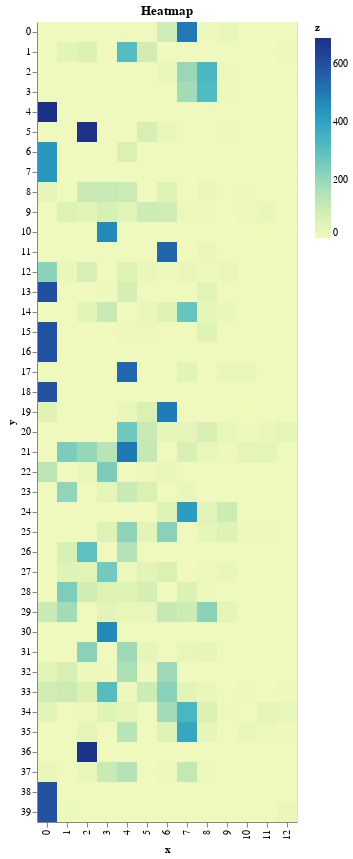

Notebook source saved alongside this figure:
### Code cell
import altair as alt
import numpy as np
import pandas as pd

keyword = keyword_citation_data.values

# Compute x^2 + y^2 across a 2D grid
year, y = np.meshgrid(range(0, 13), range(0, keyword_citation_data.index.size))
z = keyword

# Convert this grid to columnar data expected by Altair
source = pd.DataFrame({'x': year.ravel(),
                     'y': y.ravel(),
                     'z': z.ravel()})

alt.Chart(source).mark_rect().encode(
    #alt.X(field='Years', type='nominal',
    #      sort=keyword_citation_data.columns),
    #alt.Y(field='Topics', type='nominal',
    #      sort=keyword_citation_data.index.values),
    x='x:O',
    y='y:O',
    color='z:Q'
).properties(
    title='Heatmap')

### Figure 1 — Vega-Lite specification as saved in the notebook (floating-point values rounded to 4 significant figures; data arrays with more than 128 entries replaced by an {"elided": "..."} marker saying what was removed)
{"config": {"view": {"continuousWidth": 400, "continuousHeight": 300}}, "data": {"name": "data-f59652b71f5e42b156247929273a8351"}, "mark": "rect", "encoding": {"color": {"type": "quantitative", "field": "z"}, "x": {"type": "ordinal", "field": "x"}, "y": {"type": "ordinal", "field": "y"}}, "title": "Heatmap", "$schema": "https://vega.github.io/schema/vega-lite/v4.8.1.json", "datasets": {"data-f59652b71f5e42b156247929273a8351": {"elided": "520 records"}}}
